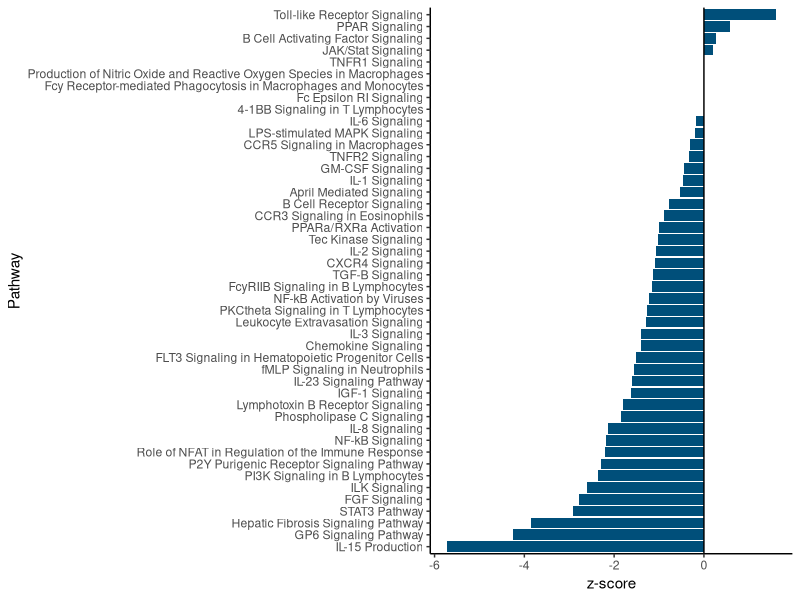

Recreate this plot in R.
##This code makes Figure 4 from the MS##
##It uses a hand currated file from the IPA output##

library(ggplot2)

fibrosis = read.csv("Fib_bar_all.csv")
ggplot(fibrosis, aes(y=z.score, x=reorder(Pathway, z.score))) + 
  geom_bar(position="dodge", stat="identity", fill = "#004f7a" ) + coord_flip()+
  theme_classic() + geom_abline(slope=0, intercept=0,  col = "black")+
  xlab("Pathway") + ylab("z-score")